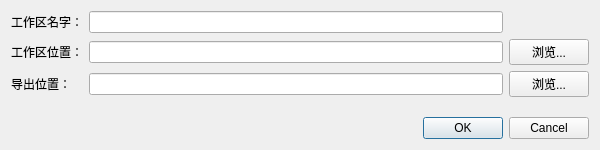
<?xml version="1.0" encoding="UTF-8"?>
<ui version="4.0">
 <class>DialogNewWorkspace</class>
 <widget class="QDialog" name="DialogNewWorkspace">
  <property name="geometry">
   <rect>
    <x>0</x>
    <y>0</y>
    <width>600</width>
    <height>150</height>
   </rect>
  </property>
  <property name="windowTitle">
   <string>新建工作区</string>
  </property>
  <property name="modal">
   <bool>true</bool>
  </property>
  <layout class="QGridLayout" name="gridLayout_2">
   <item row="0" column="0">
    <layout class="QVBoxLayout" name="verticalLayout">
     <item>
      <layout class="QGridLayout" name="gridLayout">
       <item row="0" column="0">
        <widget class="QLabel" name="labelWorkspaceName">
         <property name="text">
          <string>工作区名字：</string>
         </property>
        </widget>
       </item>
       <item row="0" column="1">
        <widget class="QLineEdit" name="lineEditWorkspaceName"/>
       </item>
       <item row="1" column="0">
        <widget class="QLabel" name="labelWorkspaceDirectory">
         <property name="text">
          <string>工作区位置：</string>
         </property>
        </widget>
       </item>
       <item row="1" column="1">
        <widget class="QLineEdit" name="lineEditWorkspaceDirectory">
         <property name="readOnly">
          <bool>true</bool>
         </property>
        </widget>
       </item>
       <item row="1" column="2">
        <widget class="QPushButton" name="pushButtonChooseWorkspaceDirectory">
         <property name="text">
          <string>浏览...</string>
         </property>
        </widget>
       </item>
       <item row="2" column="0">
        <widget class="QLabel" name="labelWorkspaceExportDirectory">
         <property name="text">
          <string>导出位置：</string>
         </property>
        </widget>
       </item>
       <item row="2" column="1">
        <widget class="QLineEdit" name="lineEditWorkspaceExportDirectory">
         <property name="readOnly">
          <bool>true</bool>
         </property>
        </widget>
       </item>
       <item row="2" column="2">
        <widget class="QPushButton" name="pushButtonChooseWorkspaceExportDirectory">
         <property name="text">
          <string>浏览...</string>
         </property>
        </widget>
       </item>
      </layout>
     </item>
     <item>
      <spacer name="verticalSpacer">
       <property name="orientation">
        <enum>Qt::Vertical</enum>
       </property>
       <property name="sizeHint" stdset="0">
        <size>
         <width>20</width>
         <height>40</height>
        </size>
       </property>
      </spacer>
     </item>
     <item>
      <widget class="QDialogButtonBox" name="buttonBox">
       <property name="orientation">
        <enum>Qt::Horizontal</enum>
       </property>
       <property name="standardButtons">
        <set>QDialogButtonBox::Cancel|QDialogButtonBox::Ok</set>
       </property>
      </widget>
     </item>
    </layout>
   </item>
  </layout>
 </widget>
 <resources/>
 <connections>
  <connection>
   <sender>buttonBox</sender>
   <signal>accepted()</signal>
   <receiver>DialogNewWorkspace</receiver>
   <slot>accept()</slot>
   <hints>
    <hint type="sourcelabel">
     <x>248</x>
     <y>254</y>
    </hint>
    <hint type="destinationlabel">
     <x>157</x>
     <y>274</y>
    </hint>
   </hints>
  </connection>
  <connection>
   <sender>buttonBox</sender>
   <signal>rejected()</signal>
   <receiver>DialogNewWorkspace</receiver>
   <slot>reject()</slot>
   <hints>
    <hint type="sourcelabel">
     <x>316</x>
     <y>260</y>
    </hint>
    <hint type="destinationlabel">
     <x>286</x>
     <y>274</y>
    </hint>
   </hints>
  </connection>
 </connections>
</ui>
